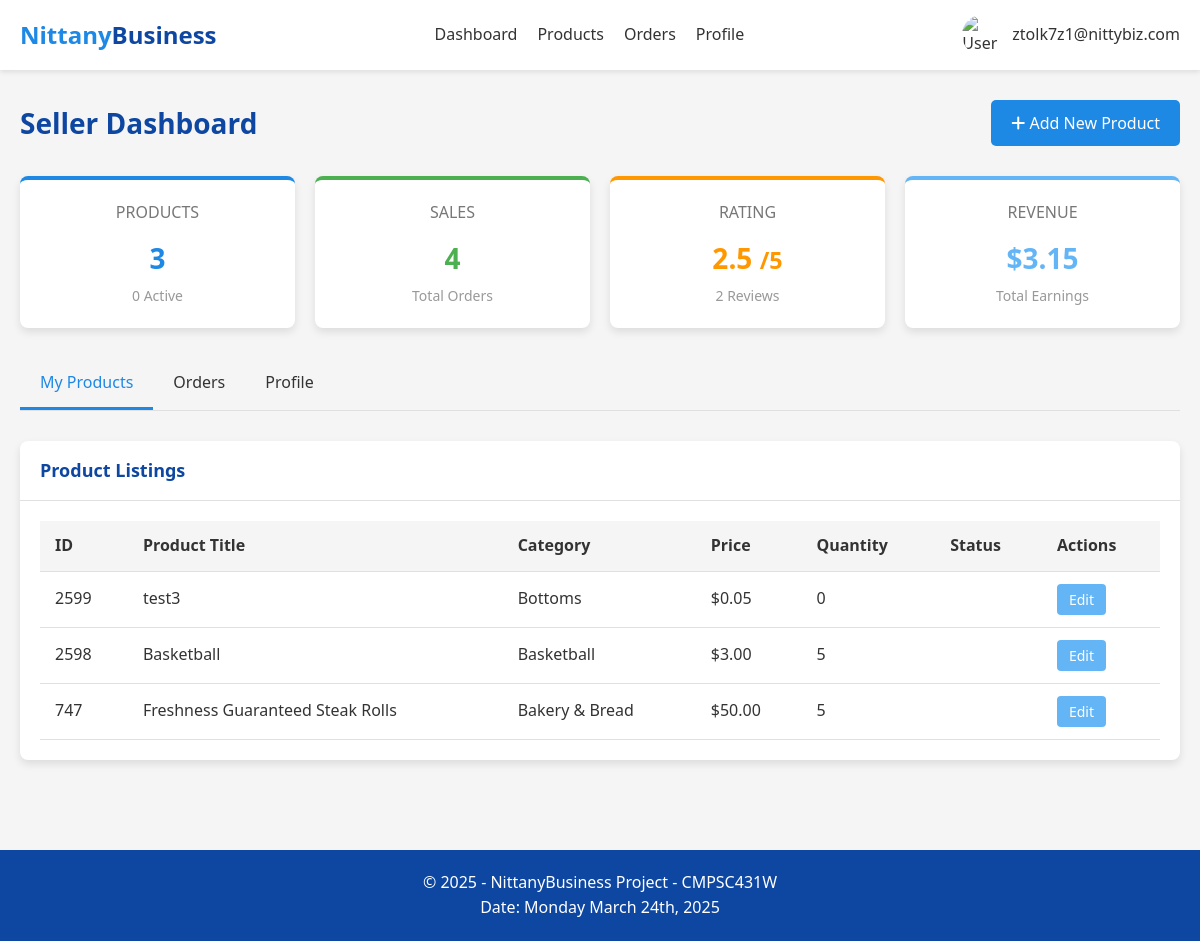
/seller_dashboard (signed in), run on the app's committed database.
### tables this page shows
CREATE TABLE Product_Listings (
    seller_email TEXT,
    listing_id INTEGER,
    category TEXT NOT NULL,
    product_title TEXT NOT NULL,
    product_name TEXT NOT NULL,
    product_description TEXT,
    quantity INTEGER NOT NULL,
    product_price REAL NOT NULL,
    status TEXT NOT NULL,
    PRIMARY KEY (seller_email, listing_id),
    FOREIGN KEY (seller_email) REFERENCES Sellers(email),
    FOREIGN KEY (category) REFERENCES Categories(category_name)
);

### app.py (the view)
@app.route('/seller_dashboard')
def seller_dashboard():
    if 'user_email' not in session:
        return redirect(url_for('login'))
    if session['user_type'] != 'seller':
        return redirect(url_for('dashboard'))
    conn = get_db_connection()
    seller = conn.execute(
        'SELECT * FROM Sellers WHERE email = ?',
        (session['user_email'],)
    ).fetchone()
    address = None
    if seller and seller['business_address_id']:
        address = conn.execute(
            '''SELECT a.*, z.city, z.state
               FROM Address a
               JOIN Zipcode_Info z ON a.zipcode = z.zipcode
               WHERE a.address_id = ?''',
            (seller['business_address_id'],)
        ).fetchone()
    products = conn.execute(
        '''SELECT * FROM Product_Listings
           WHERE Seller_Email = ?
           ORDER BY Listing_ID DESC''',
        (session['user_email'],)
    ).fetchall()
    product_count = len(products)
    active_product_count = sum(1 for p in products if p['Status'] == 1)
    orders = conn.execute(
        '''SELECT o.*, pl.Product_Title, pl.Product_Description, pl.Product_Price, b.email as buyer_email
           FROM Orders o
           JOIN Product_Listings pl ON o.Listing_ID = pl.Listing_ID
           JOIN Buyer b ON o.Buyer_Email = b.email
           WHERE o.Seller_Email = ?
           ORDER BY o.Date DESC''',
        (session['user_email'],)
    ).fetchall()
    order_count = len(orders)
    total_revenue = sum(float(o['Product_Price']) * int(o['Quantity']) for o in orders)
    avg_rating_result = conn.execute(
        '''SELECT AVG(r.Rating) as avg_rating, COUNT(r.Rating) as review_count
           FROM Reviews r
           JOIN Orders o ON r.Order_ID = o.Order_ID
           WHERE o.Seller_Email = ?''',
        (session['user_email'],)
    ).fetchone()
    avg_rating = avg_rating_result['avg_rating'] if avg_rating_result and avg_rating_result['avg_rating'] is not None else None
    review_count = avg_rating_result['review_count'] if avg_rating_result else 0
    categories = conn.execute(
        'SELECT category_name FROM Categories ORDER BY category_name'
    ).fetchall()
    conn.close()
    active_tab = request.args.get('tab', 'products')
    return render_template(
        'seller_dashboard.html',
        user_email=session['user_email'],
        user_type=session['user_type'],
        seller=seller,
        address=address,
        products=products,
        orders=orders,
        categories=categories,
        product_count=product_count,
        active_product_count=active_product_count,
        order_count=order_count,
        total_revenue=total_revenue,
        avg_rating=avg_rating,
        review_count=review_count,
        active_tab=active_tab
    )

### app.py (called while the page is built)
def get_db_connection():
    conn = sqlite3.connect(app.config['DATABASE'])
    conn.row_factory = sqlite3.Row
    return conn

### templates/seller_dashboard.html (shortened to what this page needs)
<!DOCTYPE html>
<html lang="en">
<head>
    <link rel="stylesheet" href="https://cdnjs.cloudflare.com/ajax/libs/font-awesome/6.4.0/css/all.min.css">
</head>
<body>
    <header>
        <div class="container">
            <nav class="navbar">
                <a href="/" class="logo">Nittany<span>Business</span></a>
                <div class="nav-links">
                    <a href="/seller_dashboard">Dashboard</a>
                    <a href="/seller_dashboard?tab=products">Products</a>
                    <a href="/seller_dashboard?tab=orders">Orders</a>
                    <a href="/seller_dashboard?tab=profile">Profile</a>
                </div>
                <div class="user-menu">
                    <img src="/static/images/user-default.jpg" alt="User Avatar">
                    <span>{{ user_email }}</span>
                </div>
            </nav>
        </div>
    </header>
    <main>
        <div class="container">
            <div class="dashboard-header">
                <h1>Seller Dashboard</h1>
                <button class="btn btn-primary add-product-btn" onclick="openAddProductModal()">
                    <i class="fas fa-plus"></i> Add New Product
                </button>
            </div>
            <div class="summary-grid">
                <div class="summary-card products">
                    <div class="title">PRODUCTS</div>
                    <div class="value">{{ product_count }}</div>
                    <div class="subtitle">{{ active_product_count }} Active</div>
                </div>
                <div class="summary-card sales">
                    <div class="title">SALES</div>
                    <div class="value">{{ order_count }}</div>
                    <div class="subtitle">Total Orders</div>
                </div>
                <div class="summary-card rating">
                    <div class="title">RATING</div>
                    <div class="value">
                        {{ "%.1f"|format(avg_rating) if avg_rating else "N/A" }}
                        {% if avg_rating %}
                        <small>/5</small>
                        {% endif %}
                    </div>
                    <div class="subtitle">{{ review_count }} Reviews</div>
                </div>
                <div class="summary-card revenue">
                    <div class="title">REVENUE</div>
                    <div class="value">${{ "%.2f"|format(total_revenue) }}</div>
                    <div class="subtitle">Total Earnings</div>
                </div>
            </div>
            <div class="tabs">
                <div class="tab {% if active_tab == 'products' %}active{% endif %}" data-tab="products">My Products
                </div>
                <div class="tab {% if active_tab == 'orders' %}active{% endif %}" data-tab="orders">Orders</div>
                <div class="tab {% if active_tab == 'profile' %}active{% endif %}" data-tab="profile">Profile</div>
            </div>
            <div class="tab-content {% if active_tab == 'products' %}active{% endif %}" id="products-content">
                <div class="card">
                    <div class="card-header">
                        <h2>Product Listings</h2>
                    </div>
                    <div class="card-body">
                        {% if products %}
                        <table class="product-table">
                            <thead>
                                <tr>
                                    <th>ID</th>
                                    <th>Product Title</th>
                                    <th>Category</th>
                                    <th>Price</th>
                                    <th>Quantity</th>
                                    <th>Status</th>
                                    <th>Actions</th>
                                </tr>
                            </thead>
                            <tbody>
                                {% for product in products %}
                                <tr>
                                    <td>{{ product.Listing_ID }}</td>
                                    <td>{{ product.Product_Title }}</td>
                                    <td>{{ product.Category }}</td>
                                    <td>${{ "%.2f"|format(product.Product_Price) }}</td>
                                    <td>{{ product.Quantity }}</td>
                                    <td>
                                    </td>
                                    <td>
                                        <button class="action-btn edit-btn"
                                            onclick="openEditProductModal('{{ product.Listing_ID }}')">Edit</button>
                                    </td>
                                </tr>
                                {% endfor %}
                            </tbody>
                        </table>
                        {% endif %}
                    </div>
                </div>
            </div>
        </div>
    </main>
    <footer>
        <div class="container">
            <p>&copy; 2025 - NittanyBusiness Project - CMPSC431W</p>
            <p>Date: Monday March 24th, 2025</p>
        </div>
    </footer>
</body>
</html>

### templates/seller_dashboard.html (style rules this page uses)
:root { --primary-color: #1e88e5; --secondary-color: #0d47a1; --accent-color: #64b5f6; --success-color: #4caf50; --warning-color: #ff9800; --danger-color: #f44336; --text-color: #333; --light-bg: #f5f5f5; --card-shadow: 0 4px 8px rgba(0, 0, 0, 0.1); --hover-transition: all 0.3s ease; --border-color: #e0e0e0; }
* { margin: 0; padding: 0; box-sizing: border-box; font-family: 'Segoe UI', Tahoma, Geneva, Verdana, sans-serif; }
body { background-color: var(--light-bg); color: var(--text-color); line-height: 1.6; min-height: 100vh; display: flex; flex-direction: column; }
.container { max-width: 1200px; margin: 0 auto; padding: 0 20px; }
header { background-color: white; box-shadow: 0 2px 5px rgba(0, 0, 0, 0.1); position: sticky; top: 0; z-index: 100; }
.navbar { display: flex; justify-content: space-between; align-items: center; padding: 15px 0; }
.logo { font-size: 24px; font-weight: bold; color: var(--primary-color); text-decoration: none; }
.logo span { color: var(--secondary-color); }
.nav-links { display: flex; gap: 20px; }
.nav-links a { color: var(--text-color); text-decoration: none; font-weight: 500; transition: var(--hover-transition); }
.user-menu { position: relative; display: flex; align-items: center; cursor: pointer; }
.user-menu img { width: 40px; height: 40px; border-radius: 50%; margin-right: 10px; }
main { flex: 1; padding: 30px 0; }
.dashboard-header { display: flex; justify-content: space-between; align-items: center; margin-bottom: 30px; }
.dashboard-header h1 { font-size: 28px; color: var(--secondary-color); }
.tabs { display: flex; border-bottom: 1px solid var(--border-color); margin-bottom: 30px; }
.tab { padding: 12px 20px; cursor: pointer; border-bottom: 3px solid transparent; font-weight: 500; transition: var(--hover-transition); }
.tab.active { border-bottom-color: var(--primary-color); color: var(--primary-color); }
.tab-content { display: none; }
.tab-content.active { display: block; }
.card { background-color: white; border-radius: 8px; box-shadow: var(--card-shadow); margin-bottom: 20px; overflow: hidden; }
.card-header { padding: 15px 20px; border-bottom: 1px solid var(--border-color); display: flex; justify-content: space-between; align-items: center; }
.card-header h2 { font-size: 18px; color: var(--secondary-color); }
.card-body { padding: 20px; }
.summary-grid { display: grid; grid-template-columns: repeat(auto-fit, minmax(250px, 1fr)); gap: 20px; margin-bottom: 30px; }
.summary-card { background-color: white; border-radius: 8px; box-shadow: var(--card-shadow); padding: 20px; text-align: center; border-top: 4px solid var(--primary-color); }
.summary-card .title { font-size: 16px; color: #777; margin-bottom: 10px; }
.summary-card .value { font-size: 28px; font-weight: 700; color: var(--primary-color); margin-bottom: 5px; }
.summary-card .subtitle { font-size: 14px; color: #999; }
.summary-card.sales { border-top-color: var(--success-color); }
.summary-card.sales .value { color: var(--success-color); }
.summary-card.rating { border-top-color: var(--warning-color); }
.summary-card.rating .value { color: var(--warning-color); }
.summary-card.revenue { border-top-color: var(--accent-color); }
.summary-card.revenue .value { color: var(--accent-color); }
.product-table { width: 100%; border-collapse: collapse; }
.product-table th, .product-table td { padding: 12px 15px; text-align: left; border-bottom: 1px solid var(--border-color); }
.product-table th { background-color: var(--light-bg); font-weight: 600; }
.action-btn { padding: 6px 12px; border-radius: 4px; font-size: 14px; font-weight: 500; cursor: pointer; transition: var(--hover-transition); border: none; color: white; margin-right: 5px; }
.edit-btn { background-color: var(--accent-color); }
.btn { padding: 12px 20px; border-radius: 5px; font-weight: 500; cursor: pointer; transition: var(--hover-transition); text-decoration: none; display: inline-block; font-size: 16px; }
.btn-primary { background-color: var(--primary-color); color: white; border: none; }
footer { background-color: var(--secondary-color); color: white; padding: 20px 0; text-align: center; margin-top: 40px; }

### data on the page
Product_Listings: Listing_ID "2599", Product_Title "test3", Category "Bottoms", Product_Price "0.05", Quantity "0"
Product_Listings: Listing_ID "2598", Product_Title "Basketball", Category "Basketball", Product_Price "3.00", Quantity "5"
Product_Listings: Listing_ID "747", Product_Title "Freshness Guaranteed Steak Rolls", Category "Bakery & Bread", Product_Price "50.00", Quantity "5"

### other printed values
{{ user_email }} "ztolk7z1@nittybiz.com"
{{ product_count }} "3"
{{ active_product_count }} "0"
{{ order_count }} "4"
{{ "%.1f"|format(avg_rating) if avg_rating else "N/A" }} "2.5"
{{ review_count }} "2"
{{ "%.2f"|format(total_revenue) }} "3.15"
